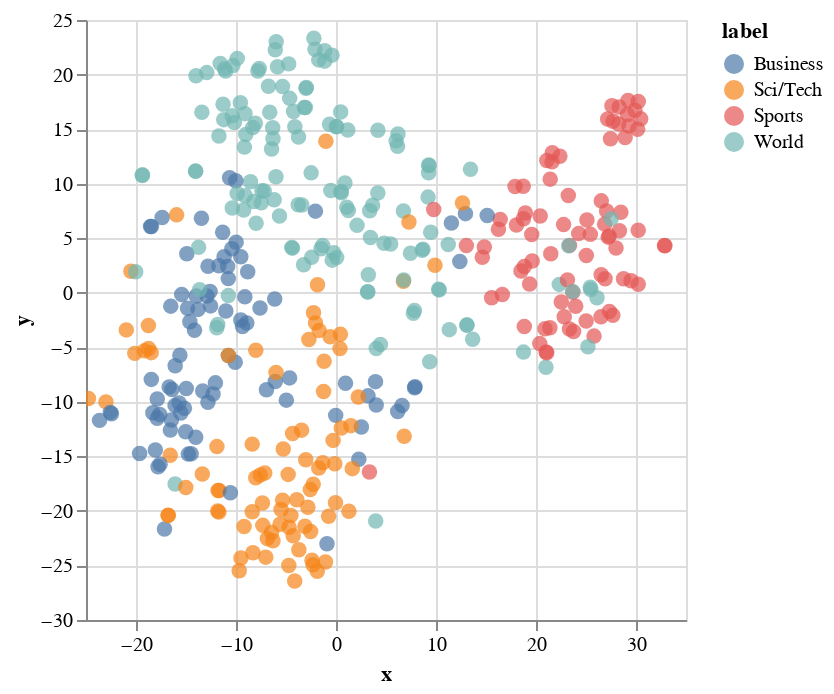

This figure's notebook cell:
### Code cell
import altair as alt


# Create a scatter plot
alt.Chart(df).mark_circle(size=60).encode(
    x='x',
    y='y',
    color='label:N',
    tooltip=['label:N', 'text']
).interactive()

### Figure 1 — Vega-Lite specification as saved in the notebook (floating-point values rounded to 4 significant figures; data arrays with more than 128 entries replaced by an {"elided": "..."} marker saying what was removed)
{"config": {"view": {"continuousWidth": 300, "continuousHeight": 300}}, "data": {"name": "data-9ea6760a6fde521d9d8dcad72f5debe6"}, "mark": {"type": "circle", "size": 60}, "encoding": {"color": {"field": "label", "type": "nominal"}, "tooltip": [{"field": "label", "type": "nominal"}, {"field": "text", "type": "nominal"}], "x": {"field": "x", "type": "quantitative"}, "y": {"field": "y", "type": "quantitative"}}, "params": [{"name": "param_2", "select": {"type": "interval", "encodings": ["x", "y"]}, "bind": "scales"}], "$schema": "https://vega.github.io/schema/vega-lite/v5.16.3.json", "datasets": {"data-9ea6760a6fde521d9d8dcad72f5debe6": {"elided": "400 records"}}}
